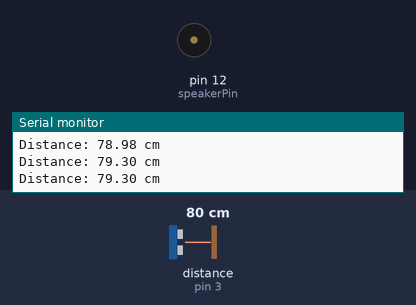
Bench run of a sketch on a simulated Arduino Uno, built with avr-gcc and run on an emulated ATmega328P. Shown: buzzer (waves = sounding), the last lines printed to the serial monitor. Wiring (inferred from the names in the program): ultrasonic range finder: trigger pin 2; echo pin 3. Inputs (shaded band) come from the test bench; at power-on: distance to the obstacle (sensor on pin 3) 80 cm. The echo pulse lasts 58.3 µs per cm.

Above: at 1.3 s.
1.4 s: distance to the obstacle (sensor on pin 3) set to 12 cm
2.9 s: distance to the obstacle (sensor on pin 3) set to 9 cm
At 3.27 s:
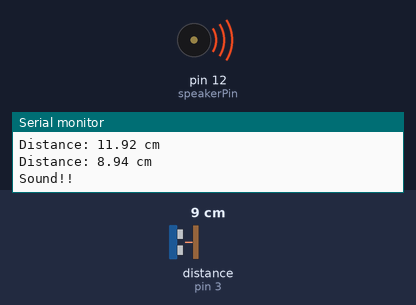
Timing chart, 0 to 11.9 s (numbered marks = the images above; inputs shaded):
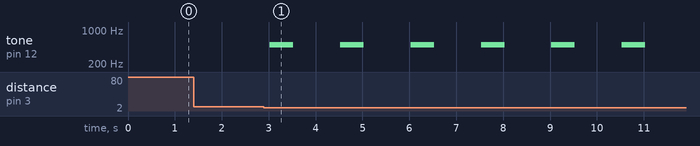

The sketch:

DistanceRobotBuzzer.ino
```cpp
int trigPin = 2; // trigger pin 설정 (초음파 발생)
int echoPin = 3; // echo pin 설정 (초음파 수신)

int speakerPin = 12;  // 피에조 부저 pin 설정

void setup() {
  Serial.begin(9600);       // 시리얼 속도 설정
  pinMode(echoPin, INPUT);  // echoPin 입력
  pinMode(trigPin, OUTPUT); // trigPin 출력
}

void loop() {
  float duration, distanceMm;

  digitalWrite(trigPin, HIGH);  // 초음파 발신
  delayMicroseconds(10);        // 10us 동안 신호 유지
  digitalWrite(trigPin, LOW);   // 초음파 발신 off

  if (digitalRead(echoPin) == LOW)
  {
    // 초음파 속도: 340m/s
    // 단위 변환: m/s -> mm/us. m -> mm: 1/1000000, s -> us: 1000. 즉 1/1000이 됨
    // 왕복거리로 측정되므로 2로 나눔
    duration = pulseIn(echoPin, HIGH);
    distanceMm = ((float)(340 * duration) / 1000) / 2;

    Serial.print("Distance: ");
    Serial.print((float)distanceMm / 10);
    Serial.println(" cm");

    // 부저로 근접 알림
    if (distanceMm < 100)
    {
      Serial.println("Sound!!");
      tone(speakerPin, 500, 500);  // 500 음 높이(주파수), 1000: 지속시간
      delay(1000);
    }
  }
  else
  {
    Serial.println("Echo: High");

    // 초음파 신호가 돌아오지 않을 때 Echo를 LOW로 강제 전환
    pinMode(echoPin, OUTPUT);
    digitalWrite(echoPin, LOW);
    pinMode(echoPin, INPUT);
  }
  delay(500);
}
```

Measured:
- the behaviour switches between 11 and 10 cm on distance to the obstacle (sensor on pin 3) (found by bisection; images 0 and 1)
- after the input at 2.9 s, tone on pin 12 (speakerPin): alternates 500 Hz for 0.50 s and silent for 1.0 s, starting after 0.12 s
